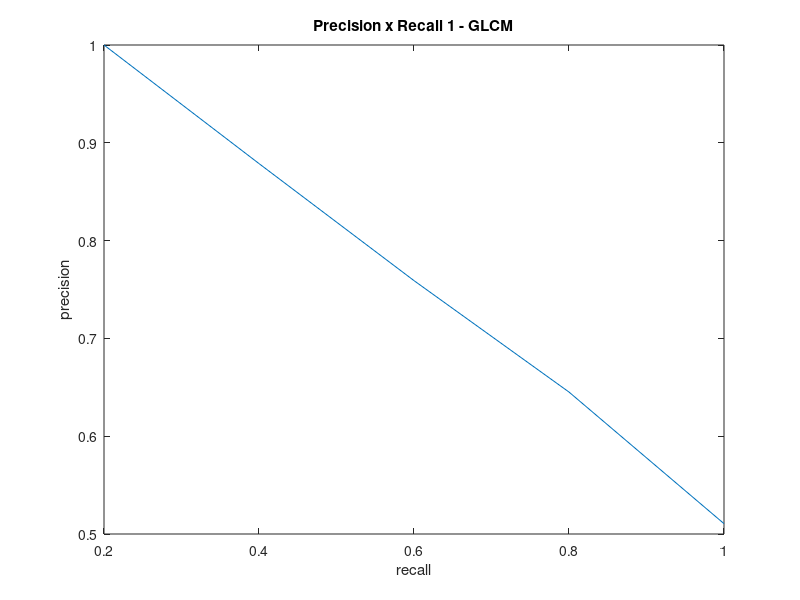

This chart was generated by the following MATLAB code:
% p = [1, 0.943999612135071, 0.866013191831751, 0.784363001849340, 0.667086253035418];
% r = [0.200000000000000, 0.400000000000000, 0.600000000000000, 0.800000000000000, 1];
% 
% p2 = [1, 0.934914449960158, 0.869130523296681, 0.787585943281924, 0.665183040199789];
% r2 = [0.200000000000000, 0.400000000000000, 0.600000000000000, 0.800000000000000, 1];
% 
% p3 = [1, 0.937030931609153, 0.868050855645340, 0.781271040820086, 0.682668874025885];
% r3 = [0.200000000000000, 0.400000000000000, 0.600000000000000, 0.800000000000000, 1];
% 
% p4 = [1, 0.932329771791587, 0.854463530843670, 0.768896558917933, 0.652521947191297];
% r4 = [0.200000000000000, 0.400000000000000, 0.600000000000000, 0.800000000000000, 1];
% 
% p5 = [1, 0.940618509315511, 0.866350395312385,0.780465699138308,0.682928188625737];
% r5 = [0.200000000000000, 0.400000000000000, 0.600000000000000, 0.800000000000000, 1];
% 
% p6 = [1, 0.944939011584515,0.866070188776246,0.759383289530969,0.637421315369766];
% r6 = [0.200000000000000, 0.400000000000000, 0.600000000000000, 0.800000000000000, 1];
% 
% p7 = [1, 0.938202599342442,0.853094156230342,0.773851011268969,0.648296974254116];
% r7 = [0.200000000000000, 0.400000000000000, 0.600000000000000, 0.800000000000000, 1];
% 
% p8 = [1, 0.942916922586901,0.864565808546532,0.778311417270142,0.662355067674765];
% r8 = [0.200000000000000, 0.400000000000000, 0.600000000000000, 0.800000000000000, 1];
% 
% p9 = [1, 0.926320337049430,0.853686132041277,0.742502886791502,0.637941294586826];
% r9 = [0.200000000000000, 0.400000000000000, 0.600000000000000, 0.800000000000000, 1];
% 
% p10 = [1,0.951882464445235,0.877640190737674,0.786962362848727,0.660730851785222];
% r10 = [0.200000000000000, 0.400000000000000, 0.600000000000000, 0.800000000000000, 1];
% -------------------------------------


p1 = [1,0.882075650827714,0.788135059570052,0.682198668469427,0.529994755419413];
r1 = [0.200000000000000, 0.400000000000000, 0.600000000000000, 0.800000000000000, 1];

p2 = [1,0.882242475280133,0.777009780623070,0.640635548331982,0.523277976337457];
r2 = [0.200000000000000, 0.400000000000000, 0.600000000000000, 0.800000000000000, 1];

p3 = [1,0.887485082207494,0.772021845118071,0.651202239246649,0.514489931081873];
r3 = [0.200000000000000, 0.400000000000000, 0.600000000000000, 0.800000000000000, 1];

p4 = [1,0.885505570851870,0.770879467931291,0.668142940614173,0.517236246644242];
r4 = [0.200000000000000, 0.400000000000000, 0.600000000000000, 0.800000000000000, 1];

p5 = [1,0.899260600325339,0.780250306881145,0.679531681361415,0.550974208844856];
r5 = [0.200000000000000, 0.400000000000000, 0.600000000000000, 0.800000000000000, 1];

p6 = [1,0.893575926405256,0.768447790929462,0.656906798118923,0.515052582470213];
r6 = [0.200000000000000, 0.400000000000000, 0.600000000000000, 0.800000000000000, 1];

p7 = [1,0.894801097745745,0.786734227447496,0.661329937872522,0.521233544018673];
r7 = [0.200000000000000, 0.400000000000000, 0.600000000000000, 0.800000000000000, 1];

p8 = [1,0.905031994011035,0.779167536189691,0.651449388124727,0.526200541433088];
r8 = [0.200000000000000, 0.400000000000000, 0.600000000000000, 0.800000000000000, 1];

p9 = [1,0.884051071201805,0.743532975157382,0.634590840784609,0.474818673560606];
r9 = [0.200000000000000, 0.400000000000000, 0.600000000000000, 0.800000000000000, 1];

p10 = [1,0.878754893889253,0.759078630300955,0.645143578059785,0.510588832406699];
r10 = [0.200000000000000, 0.400000000000000, 0.600000000000000, 0.800000000000000, 1];

plot(r10,p10);
% title('Precision x Recall - LBP');
title('Precision x Recall 1 - GLCM');
% title('Precision x Recall - Complex Coordinates');
ylabel('precision'); 
xlabel('recall');